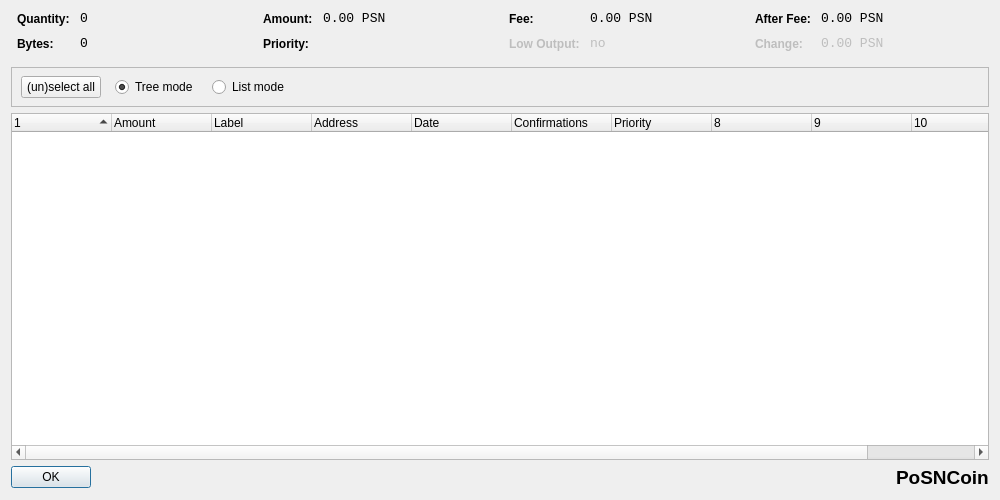
<?xml version="1.0" encoding="UTF-8"?>
<ui version="4.0">
 <class>CoinControlDialog</class>
 <widget class="QDialog" name="CoinControlDialog">
  <property name="geometry">
   <rect>
    <x>0</x>
    <y>0</y>
    <width>1000</width>
    <height>500</height>
   </rect>
  </property>
  <property name="windowTitle">
   <string>Coin Control</string>
  </property>
  <layout class="QVBoxLayout" name="verticalLayout">
   <item>
    <layout class="QHBoxLayout" name="horizontalLayoutTop" stretch="0,0,0,0">
     <property name="topMargin">
      <number>0</number>
     </property>
     <property name="bottomMargin">
      <number>10</number>
     </property>
     <item>
      <layout class="QFormLayout" name="formLayoutCoinControl1">
       <property name="horizontalSpacing">
        <number>10</number>
       </property>
       <property name="verticalSpacing">
        <number>10</number>
       </property>
       <property name="leftMargin">
        <number>6</number>
       </property>
       <property name="rightMargin">
        <number>6</number>
       </property>
       <item row="0" column="0">
        <widget class="QLabel" name="labelCoinControlQuantityText">
         <property name="styleSheet">
          <string notr="true">font-weight:bold;</string>
         </property>
         <property name="text">
          <string>Quantity:</string>
         </property>
        </widget>
       </item>
       <item row="0" column="1">
        <widget class="QLabel" name="labelCoinControlQuantity">
         <property name="font">
          <font>
           <family>Monospace</family>
           <pointsize>10</pointsize>
          </font>
         </property>
         <property name="cursor">
          <cursorShape>IBeamCursor</cursorShape>
         </property>
         <property name="contextMenuPolicy">
          <enum>Qt::ActionsContextMenu</enum>
         </property>
         <property name="text">
          <string notr="true">0</string>
         </property>
         <property name="textInteractionFlags">
          <set>Qt::LinksAccessibleByMouse|Qt::TextSelectableByKeyboard|Qt::TextSelectableByMouse</set>
         </property>
        </widget>
       </item>
       <item row="1" column="0">
        <widget class="QLabel" name="labelCoinControlBytesText">
         <property name="styleSheet">
          <string notr="true">font-weight:bold;</string>
         </property>
         <property name="text">
          <string>Bytes:</string>
         </property>
        </widget>
       </item>
       <item row="1" column="1">
        <widget class="QLabel" name="labelCoinControlBytes">
         <property name="font">
          <font>
           <family>Monospace</family>
           <pointsize>10</pointsize>
          </font>
         </property>
         <property name="cursor">
          <cursorShape>IBeamCursor</cursorShape>
         </property>
         <property name="contextMenuPolicy">
          <enum>Qt::ActionsContextMenu</enum>
         </property>
         <property name="text">
          <string notr="true">0</string>
         </property>
         <property name="textInteractionFlags">
          <set>Qt::LinksAccessibleByMouse|Qt::TextSelectableByKeyboard|Qt::TextSelectableByMouse</set>
         </property>
        </widget>
       </item>
      </layout>
     </item>
     <item>
      <layout class="QFormLayout" name="formLayoutCoinControl2">
       <property name="horizontalSpacing">
        <number>10</number>
       </property>
       <property name="verticalSpacing">
        <number>10</number>
       </property>
       <property name="leftMargin">
        <number>6</number>
       </property>
       <property name="rightMargin">
        <number>6</number>
       </property>
       <item row="0" column="0">
        <widget class="QLabel" name="labelCoinControlAmountText">
         <property name="styleSheet">
          <string notr="true">font-weight:bold;</string>
         </property>
         <property name="text">
          <string>Amount:</string>
         </property>
        </widget>
       </item>
       <item row="0" column="1">
        <widget class="QLabel" name="labelCoinControlAmount">
         <property name="font">
          <font>
           <family>Monospace</family>
           <pointsize>10</pointsize>
          </font>
         </property>
         <property name="cursor">
          <cursorShape>IBeamCursor</cursorShape>
         </property>
         <property name="contextMenuPolicy">
          <enum>Qt::ActionsContextMenu</enum>
         </property>
         <property name="text">
          <string notr="true">0.00 PSN</string>
         </property>
         <property name="textInteractionFlags">
          <set>Qt::LinksAccessibleByMouse|Qt::TextSelectableByKeyboard|Qt::TextSelectableByMouse</set>
         </property>
        </widget>
       </item>
       <item row="1" column="0">
        <widget class="QLabel" name="labelCoinControlPriorityText">
         <property name="styleSheet">
          <string notr="true">font-weight:bold;</string>
         </property>
         <property name="text">
          <string>Priority:</string>
         </property>
        </widget>
       </item>
       <item row="1" column="1">
        <widget class="QLabel" name="labelCoinControlPriority">
         <property name="font">
          <font>
           <family>Monospace</family>
           <pointsize>10</pointsize>
          </font>
         </property>
         <property name="cursor">
          <cursorShape>IBeamCursor</cursorShape>
         </property>
         <property name="contextMenuPolicy">
          <enum>Qt::ActionsContextMenu</enum>
         </property>
         <property name="text">
          <string/>
         </property>
         <property name="textInteractionFlags">
          <set>Qt::LinksAccessibleByMouse|Qt::TextSelectableByKeyboard|Qt::TextSelectableByMouse</set>
         </property>
        </widget>
       </item>
      </layout>
     </item>
     <item>
      <layout class="QFormLayout" name="formLayoutCoinControl3">
       <property name="horizontalSpacing">
        <number>10</number>
       </property>
       <property name="verticalSpacing">
        <number>10</number>
       </property>
       <property name="leftMargin">
        <number>6</number>
       </property>
       <property name="rightMargin">
        <number>6</number>
       </property>
       <item row="0" column="0">
        <widget class="QLabel" name="labelCoinControlFeeText">
         <property name="styleSheet">
          <string notr="true">font-weight:bold;</string>
         </property>
         <property name="text">
          <string>Fee:</string>
         </property>
        </widget>
       </item>
       <item row="0" column="1">
        <widget class="QLabel" name="labelCoinControlFee">
         <property name="font">
          <font>
           <family>Monospace</family>
           <pointsize>10</pointsize>
          </font>
         </property>
         <property name="cursor">
          <cursorShape>IBeamCursor</cursorShape>
         </property>
         <property name="contextMenuPolicy">
          <enum>Qt::ActionsContextMenu</enum>
         </property>
         <property name="text">
          <string notr="true">0.00 PSN</string>
         </property>
         <property name="textInteractionFlags">
          <set>Qt::LinksAccessibleByMouse|Qt::TextSelectableByKeyboard|Qt::TextSelectableByMouse</set>
         </property>
        </widget>
       </item>
       <item row="1" column="0">
        <widget class="QLabel" name="labelCoinControlLowOutputText">
         <property name="enabled">
          <bool>false</bool>
         </property>
         <property name="styleSheet">
          <string notr="true">font-weight:bold;</string>
         </property>
         <property name="text">
          <string>Low Output:</string>
         </property>
        </widget>
       </item>
       <item row="1" column="1">
        <widget class="QLabel" name="labelCoinControlLowOutput">
         <property name="enabled">
          <bool>false</bool>
         </property>
         <property name="font">
          <font>
           <family>Monospace</family>
           <pointsize>10</pointsize>
          </font>
         </property>
         <property name="cursor">
          <cursorShape>IBeamCursor</cursorShape>
         </property>
         <property name="contextMenuPolicy">
          <enum>Qt::ActionsContextMenu</enum>
         </property>
         <property name="text">
          <string notr="true">no</string>
         </property>
         <property name="textInteractionFlags">
          <set>Qt::LinksAccessibleByMouse|Qt::TextSelectableByKeyboard|Qt::TextSelectableByMouse</set>
         </property>
        </widget>
       </item>
      </layout>
     </item>
     <item>
      <layout class="QFormLayout" name="formLayoutCoinControl4">
       <property name="horizontalSpacing">
        <number>10</number>
       </property>
       <property name="verticalSpacing">
        <number>10</number>
       </property>
       <property name="leftMargin">
        <number>6</number>
       </property>
       <property name="rightMargin">
        <number>6</number>
       </property>
       <item row="0" column="0">
        <widget class="QLabel" name="labelCoinControlAfterFeeText">
         <property name="styleSheet">
          <string notr="true">font-weight:bold;</string>
         </property>
         <property name="text">
          <string>After Fee:</string>
         </property>
        </widget>
       </item>
       <item row="0" column="1">
        <widget class="QLabel" name="labelCoinControlAfterFee">
         <property name="font">
          <font>
           <family>Monospace</family>
           <pointsize>10</pointsize>
          </font>
         </property>
         <property name="cursor">
          <cursorShape>IBeamCursor</cursorShape>
         </property>
         <property name="contextMenuPolicy">
          <enum>Qt::ActionsContextMenu</enum>
         </property>
         <property name="text">
          <string notr="true">0.00 PSN</string>
         </property>
         <property name="textInteractionFlags">
          <set>Qt::LinksAccessibleByMouse|Qt::TextSelectableByKeyboard|Qt::TextSelectableByMouse</set>
         </property>
        </widget>
       </item>
       <item row="1" column="0">
        <widget class="QLabel" name="labelCoinControlChangeText">
         <property name="enabled">
          <bool>false</bool>
         </property>
         <property name="styleSheet">
          <string notr="true">font-weight:bold;</string>
         </property>
         <property name="text">
          <string>Change:</string>
         </property>
        </widget>
       </item>
       <item row="1" column="1">
        <widget class="QLabel" name="labelCoinControlChange">
         <property name="enabled">
          <bool>false</bool>
         </property>
         <property name="font">
          <font>
           <family>Monospace</family>
           <pointsize>10</pointsize>
          </font>
         </property>
         <property name="cursor">
          <cursorShape>IBeamCursor</cursorShape>
         </property>
         <property name="contextMenuPolicy">
          <enum>Qt::ActionsContextMenu</enum>
         </property>
         <property name="text">
          <string notr="true">0.00 PSN</string>
         </property>
         <property name="textInteractionFlags">
          <set>Qt::LinksAccessibleByMouse|Qt::TextSelectableByKeyboard|Qt::TextSelectableByMouse</set>
         </property>
        </widget>
       </item>
      </layout>
     </item>
    </layout>
   </item>
   <item>
    <widget class="QFrame" name="frame">
     <property name="minimumSize">
      <size>
       <width>0</width>
       <height>40</height>
      </size>
     </property>
     <property name="frameShape">
      <enum>QFrame::StyledPanel</enum>
     </property>
     <property name="frameShadow">
      <enum>QFrame::Sunken</enum>
     </property>
     <widget class="QWidget" name="horizontalLayoutWidget">
      <property name="geometry">
       <rect>
        <x>10</x>
        <y>0</y>
        <width>781</width>
        <height>41</height>
       </rect>
      </property>
      <layout class="QHBoxLayout" name="horizontalLayoutPanel" stretch="0,0,0,0">
       <property name="spacing">
        <number>14</number>
       </property>
       <item>
        <widget class="QPushButton" name="pushButtonSelectAll">
         <property name="sizePolicy">
          <sizepolicy hsizetype="Maximum" vsizetype="Fixed">
           <horstretch>0</horstretch>
           <verstretch>0</verstretch>
          </sizepolicy>
         </property>
         <property name="text">
          <string>(un)select all</string>
         </property>
        </widget>
       </item>
       <item>
        <widget class="QRadioButton" name="radioTreeMode">
         <property name="sizePolicy">
          <sizepolicy hsizetype="Maximum" vsizetype="Fixed">
           <horstretch>0</horstretch>
           <verstretch>0</verstretch>
          </sizepolicy>
         </property>
         <property name="text">
          <string>Tree mode</string>
         </property>
         <property name="checked">
          <bool>true</bool>
         </property>
        </widget>
       </item>
       <item>
        <widget class="QRadioButton" name="radioListMode">
         <property name="sizePolicy">
          <sizepolicy hsizetype="Maximum" vsizetype="Fixed">
           <horstretch>0</horstretch>
           <verstretch>0</verstretch>
          </sizepolicy>
         </property>
         <property name="text">
          <string>List mode</string>
         </property>
        </widget>
       </item>
       <item>
        <spacer name="horizontalSpacer">
         <property name="orientation">
          <enum>Qt::Horizontal</enum>
         </property>
         <property name="sizeHint" stdset="0">
          <size>
           <width>40</width>
           <height>20</height>
          </size>
         </property>
        </spacer>
       </item>
      </layout>
     </widget>
    </widget>
   </item>
   <item>
    <widget class="CoinControlTreeWidget" name="treeWidget">
     <property name="contextMenuPolicy">
      <enum>Qt::CustomContextMenu</enum>
     </property>
     <property name="sortingEnabled">
      <bool>false</bool>
     </property>
     <property name="columnCount">
      <number>11</number>
     </property>
     <attribute name="headerShowSortIndicator" stdset="0">
      <bool>true</bool>
     </attribute>
     <attribute name="headerStretchLastSection">
      <bool>false</bool>
     </attribute>
     <column>
      <property name="text">
       <string/>
      </property>
     </column>
     <column>
      <property name="text">
       <string>Amount</string>
      </property>
     </column>
     <column>
      <property name="text">
       <string>Label</string>
      </property>
     </column>
     <column>
      <property name="text">
       <string>Address</string>
      </property>
     </column>
     <column>
      <property name="text">
       <string>Date</string>
      </property>
     </column>
     <column>
      <property name="text">
       <string>Confirmations</string>
      </property>
      <property name="toolTip">
       <string>Confirmed</string>
      </property>
     </column>
     <column>
      <property name="text">
       <string>Priority</string>
      </property>
     </column>
     <column>
      <property name="text">
       <string/>
      </property>
     </column>
     <column>
      <property name="text">
       <string/>
      </property>
     </column>
     <column>
      <property name="text">
       <string/>
      </property>
     </column>
     <column>
      <property name="text">
       <string/>
      </property>
     </column>
    </widget>
   </item>
   <item>
    <layout class="QHBoxLayout" name="horizontalLayout">
     <item>
      <widget class="QDialogButtonBox" name="buttonBox">
       <property name="sizePolicy">
        <sizepolicy hsizetype="Maximum" vsizetype="Fixed">
         <horstretch>0</horstretch>
         <verstretch>0</verstretch>
        </sizepolicy>
       </property>
       <property name="orientation">
        <enum>Qt::Horizontal</enum>
       </property>
       <property name="standardButtons">
        <set>QDialogButtonBox::Ok</set>
       </property>
      </widget>
     </item>
     <item>
      <spacer name="horizontalSpacer_2">
       <property name="orientation">
        <enum>Qt::Horizontal</enum>
       </property>
       <property name="sizeHint" stdset="0">
        <size>
         <width>40</width>
         <height>20</height>
        </size>
       </property>
      </spacer>
     </item>
     <item>
      <widget class="QLabel" name="currencyIndicator">
       <property name="font">
        <font>
         <pointsize>14</pointsize>
         <weight>75</weight>
         <bold>true</bold>
        </font>
       </property>
       <property name="text">
        <string>PoSNCoin</string>
       </property>
      </widget>
     </item>
    </layout>
   </item>
  </layout>
 </widget>
 <customwidgets>
  <customwidget>
   <class>CoinControlTreeWidget</class>
   <extends>QTreeWidget</extends>
   <header>coincontroltreewidget.h</header>
  </customwidget>
 </customwidgets>
 <resources/>
 <connections/>
</ui>
